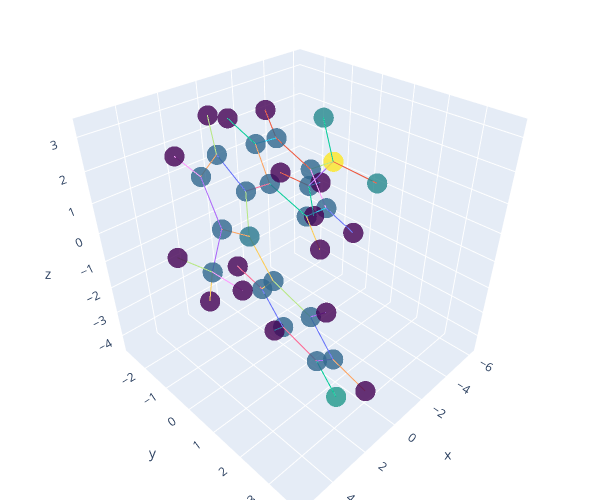

The notebook cell this image was saved under:
### Markdown cell above
### COX Model Testing

### Code cell
dataset = TUDataset(root='/tmp/COX2', name='COX2', use_node_attr=True)

# convert the dataset to tensorized format
tdata = []
for data in dataset:
    g = data
    G = to_networkx(g)
    Z = torch.tensor(g['x'][:,:3])
    H = torch.tensor(g['x'][:,3:])
    Gdata = tensorize(G,Z,H)
    tdata.append(Gdata)
    Gdata['y'] = data['y'][0]

# plot the molecule
fig = plot_molecule(tdata[0])

fig.show()

### Figure 1 — Plotly figure (JSON) as saved in the notebook; plotly's stock layout.template omitted (floating-point values rounded to 4 significant figures)
{"data": [{"marker": {"color": [5, 6, 5, 5, 5, 5, 5, 5, 5, 5, 5, 5, 5, 5, 5, 5, 5, 8, 5, 15, 7, 7, 5, 0, 0, 0, 0, 0, 0, 0, 0, 0, 0, 0, 0, 0, 0, 0, 0], "colorscale": [[0, "#440154"], [0.1111, "#482878"], [0.2222, "#3e4989"], [0.3333, "#31688e"], [0.4444, "#26828e"], [0.5556, "#1f9e89"], [0.6667, "#35b779"], [0.7778, "#6ece58"], [0.8889, "#b5de2b"], [1, "#fde725"]], "opacity": 0.8, "size": 7}, "mode": "markers", "showlegend": false, "type": "scatter3d", "x": [3.355, 2.09, 1.188, 1.903, 3.244, -0.2678, 1.783, -0.9394, -2.328, -3.052, -2.399, -1.01, 2.02, 1.713, 1.174, 0.9322, 1.235, 0.8812, 4.616, -4.817, -5.309, -5.363, -5.024, 1.481, 4.06, -0.3869, -2.829, -2.954, -0.5095, 2.398, 1.884, 0.5159, 1.069, 5.484, 4.737, 4.645, -6.094, -4.587, -4.538], "y": [0.1434, 0.2007, -0.4545, -0.9216, -0.5361, -0.5299, 0.7855, 0.3699, 0.3038, -0.656, -1.557, -1.485, 2.149, 2.715, 1.921, 0.5691, -0.002705, 2.467, 0.6474, -0.7512, 0.5882, -1.439, -1.782, -1.462, -0.7492, 1.133, 1.007, -2.311, -2.189, 2.799, 3.773, -0.03771, -1.07, 0.1418, 1.719, 0.4541, -1.885, -2.761, -1.307], "z": [1.084, 0.4914, 1.343, 2.434, 2.281, 1.168, -0.777, 0.3271, 0.1793, 0.8903, 1.735, 1.877, -1.005, -2.245, -3.249, -3.039, -1.801, -4.437, 0.4621, 0.6911, 0.3825, 1.857, -0.7369, 3.275, 2.964, -0.2194, -0.4829, 2.288, 2.541, -0.2201, -2.424, -3.839, -1.67, 0.8997, 0.6454, -0.6143, -0.9278, -0.5358, -1.592]}, {"mode": "lines", "showlegend": false, "type": "scatter3d", "x": [3.355, 2.09], "y": [0.1434, 0.2007], "z": [1.084, 0.4914]}, {"mode": "lines", "showlegend": false, "type": "scatter3d", "x": [3.355, 3.244], "y": [0.1434, -0.5361], "z": [1.084, 2.281]}, {"mode": "lines", "showlegend": false, "type": "scatter3d", "x": [3.355, 4.616], "y": [0.1434, 0.6474], "z": [1.084, 0.4621]}, {"mode": "lines", "showlegend": false, "type": "scatter3d", "x": [3.355, 2.09], "y": [0.1434, 0.2007], "z": [1.084, 0.4914]}, {"mode": "lines", "showlegend": false, "type": "scatter3d", "x": [2.09, 1.188], "y": [0.2007, -0.4545], "z": [0.4914, 1.343]}, {"mode": "lines", "showlegend": false, "type": "scatter3d", "x": [2.09, 1.783], "y": [0.2007, 0.7855], "z": [0.4914, -0.777]}, {"mode": "lines", "showlegend": false, "type": "scatter3d", "x": [2.09, 1.188], "y": [0.2007, -0.4545], "z": [0.4914, 1.343]}, {"mode": "lines", "showlegend": false, "type": "scatter3d", "x": [1.188, 1.903], "y": [-0.4545, -0.9216], "z": [1.343, 2.434]}, {"mode": "lines", "showlegend": false, "type": "scatter3d", "x": [1.188, -0.2678], "y": [-0.4545, -0.5299], "z": [1.343, 1.168]}, {"mode": "lines", "showlegend": false, "type": "scatter3d", "x": [1.188, 1.903], "y": [-0.4545, -0.9216], "z": [1.343, 2.434]}, {"mode": "lines", "showlegend": false, "type": "scatter3d", "x": [1.903, 3.244], "y": [-0.9216, -0.5361], "z": [2.434, 2.281]}, {"mode": "lines", "showlegend": false, "type": "scatter3d", "x": [1.903, 1.481], "y": [-0.9216, -1.462], "z": [2.434, 3.275]}, {"mode": "lines", "showlegend": false, "type": "scatter3d", "x": [3.355, 3.244], "y": [0.1434, -0.5361], "z": [1.084, 2.281]}, {"mode": "lines", "showlegend": false, "type": "scatter3d", "x": [1.903, 3.244], "y": [-0.9216, -0.5361], "z": [2.434, 2.281]}, {"mode": "lines", "showlegend": false, "type": "scatter3d", "x": [3.244, 4.06], "y": [-0.5361, -0.7492], "z": [2.281, 2.964]}, {"mode": "lines", "showlegend": false, "type": "scatter3d", "x": [1.188, -0.2678], "y": [-0.4545, -0.5299], "z": [1.343, 1.168]}, {"mode": "lines", "showlegend": false, "type": "scatter3d", "x": [-0.2678, -0.9394], "y": [-0.5299, 0.3699], "z": [1.168, 0.3271]}, {"mode": "lines", "showlegend": false, "type": "scatter3d", "x": [-0.2678, -1.01], "y": [-0.5299, -1.485], "z": [1.168, 1.877]}, {"mode": "lines", "showlegend": false, "type": "scatter3d", "x": [2.09, 1.783], "y": [0.2007, 0.7855], "z": [0.4914, -0.777]}, {"mode": "lines", "showlegend": false, "type": "scatter3d", "x": [1.783, 2.02], "y": [0.7855, 2.149], "z": [-0.777, -1.005]}, {"mode": "lines", "showlegend": false, "type": "scatter3d", "x": [1.783, 1.235], "y": [0.7855, -0.002705], "z": [-0.777, -1.801]}, {"mode": "lines", "showlegend": false, "type": "scatter3d", "x": [-0.2678, -0.9394], "y": [-0.5299, 0.3699], "z": [1.168, 0.3271]}, {"mode": "lines", "showlegend": false, "type": "scatter3d", "x": [-0.9394, -2.328], "y": [0.3699, 0.3038], "z": [0.3271, 0.1793]}, {"mode": "lines", "showlegend": false, "type": "scatter3d", "x": [-0.9394, -0.3869], "y": [0.3699, 1.133], "z": [0.3271, -0.2194]}, {"mode": "lines", "showlegend": false, "type": "scatter3d", "x": [-0.9394, -2.328], "y": [0.3699, 0.3038], "z": [0.3271, 0.1793]}, {"mode": "lines", "showlegend": false, "type": "scatter3d", "x": [-2.328, -3.052], "y": [0.3038, -0.656], "z": [0.1793, 0.8903]}, {"mode": "lines", "showlegend": false, "type": "scatter3d", "x": [-2.328, -2.829], "y": [0.3038, 1.007], "z": [0.1793, -0.4829]}, {"mode": "lines", "showlegend": false, "type": "scatter3d", "x": [-2.328, -3.052], "y": [0.3038, -0.656], "z": [0.1793, 0.8903]}, {"mode": "lines", "showlegend": false, "type": "scatter3d", "x": [-3.052, -2.399], "y": [-0.656, -1.557], "z": [0.8903, 1.735]}, {"mode": "lines", "showlegend": false, "type": "scatter3d", "x": [-3.052, -4.817], "y": [-0.656, -0.7512], "z": [0.8903, 0.6911]}, {"mode": "lines", "showlegend": false, "type": "scatter3d", "x": [-3.052, -2.399], "y": [-0.656, -1.557], "z": [0.8903, 1.735]}, {"mode": "lines", "showlegend": false, "type": "scatter3d", "x": [-2.399, -1.01], "y": [-1.557, -1.485], "z": [1.735, 1.877]}, {"mode": "lines", "showlegend": false, "type": "scatter3d", "x": [-2.399, -2.954], "y": [-1.557, -2.311], "z": [1.735, 2.288]}, {"mode": "lines", "showlegend": false, "type": "scatter3d", "x": [-0.2678, -1.01], "y": [-0.5299, -1.485], "z": [1.168, 1.877]}, {"mode": "lines", "showlegend": false, "type": "scatter3d", "x": [-2.399, -1.01], "y": [-1.557, -1.485], "z": [1.735, 1.877]}, {"mode": "lines", "showlegend": false, "type": "scatter3d", "x": [-1.01, -0.5095], "y": [-1.485, -2.189], "z": [1.877, 2.541]}, {"mode": "lines", "showlegend": false, "type": "scatter3d", "x": [1.783, 2.02], "y": [0.7855, 2.149], "z": [-0.777, -1.005]}, {"mode": "lines", "showlegend": false, "type": "scatter3d", "x": [2.02, 1.713], "y": [2.149, 2.715], "z": [-1.005, -2.245]}, {"mode": "lines", "showlegend": false, "type": "scatter3d", "x": [2.02, 2.398], "y": [2.149, 2.799], "z": [-1.005, -0.2201]}, {"mode": "lines", "showlegend": false, "type": "scatter3d", "x": [2.02, 1.713], "y": [2.149, 2.715], "z": [-1.005, -2.245]}, {"mode": "lines", "showlegend": false, "type": "scatter3d", "x": [1.713, 1.174], "y": [2.715, 1.921], "z": [-2.245, -3.249]}, {"mode": "lines", "showlegend": false, "type": "scatter3d", "x": [1.713, 1.884], "y": [2.715, 3.773], "z": [-2.245, -2.424]}, {"mode": "lines", "showlegend": false, "type": "scatter3d", "x": [1.713, 1.174], "y": [2.715, 1.921], "z": [-2.245, -3.249]}, {"mode": "lines", "showlegend": false, "type": "scatter3d", "x": [1.174, 0.9322], "y": [1.921, 0.5691], "z": [-3.249, -3.039]}, {"mode": "lines", "showlegend": false, "type": "scatter3d", "x": [1.174, 0.8812], "y": [1.921, 2.467], "z": [-3.249, -4.437]}, {"mode": "lines", "showlegend": false, "type": "scatter3d", "x": [1.174, 0.9322], "y": [1.921, 0.5691], "z": [-3.249, -3.039]}, {"mode": "lines", "showlegend": false, "type": "scatter3d", "x": [0.9322, 1.235], "y": [0.5691, -0.002705], "z": [-3.039, -1.801]}, {"mode": "lines", "showlegend": false, "type": "scatter3d", "x": [0.9322, 0.5159], "y": [0.5691, -0.03771], "z": [-3.039, -3.839]}, {"mode": "lines", "showlegend": false, "type": "scatter3d", "x": [1.783, 1.235], "y": [0.7855, -0.002705], "z": [-0.777, -1.801]}, {"mode": "lines", "showlegend": false, "type": "scatter3d", "x": [0.9322, 1.235], "y": [0.5691, -0.002705], "z": [-3.039, -1.801]}, {"mode": "lines", "showlegend": false, "type": "scatter3d", "x": [1.235, 1.069], "y": [-0.002705, -1.07], "z": [-1.801, -1.67]}, {"mode": "lines", "showlegend": false, "type": "scatter3d", "x": [1.174, 0.8812], "y": [1.921, 2.467], "z": [-3.249, -4.437]}, {"mode": "lines", "showlegend": false, "type": "scatter3d", "x": [3.355, 4.616], "y": [0.1434, 0.6474], "z": [1.084, 0.4621]}, {"mode": "lines", "showlegend": false, "type": "scatter3d", "x": [4.616, 5.484], "y": [0.6474, 0.1418], "z": [0.4621, 0.8997]}, {"mode": "lines", "showlegend": false, "type": "scatter3d", "x": [4.616, 4.737], "y": [0.6474, 1.719], "z": [0.4621, 0.6454]}, {"mode": "lines", "showlegend": false, "type": "scatter3d", "x": [4.616, 4.645], "y": [0.6474, 0.4541], "z": [0.4621, -0.6143]}, {"mode": "lines", "showlegend": false, "type": "scatter3d", "x": [-3.052, -4.817], "y": [-0.656, -0.7512], "z": [0.8903, 0.6911]}, {"mode": "lines", "showlegend": false, "type": "scatter3d", "x": [-4.817, -5.309], "y": [-0.7512, 0.5882], "z": [0.6911, 0.3825]}, {"mode": "lines", "showlegend": false, "type": "scatter3d", "x": [-4.817, -5.363], "y": [-0.7512, -1.439], "z": [0.6911, 1.857]}, {"mode": "lines", "showlegend": false, "type": "scatter3d", "x": [-4.817, -5.024], "y": [-0.7512, -1.782], "z": [0.6911, -0.7369]}, {"mode": "lines", "showlegend": false, "type": "scatter3d", "x": [-4.817, -5.309], "y": [-0.7512, 0.5882], "z": [0.6911, 0.3825]}, {"mode": "lines", "showlegend": false, "type": "scatter3d", "x": [-4.817, -5.363], "y": [-0.7512, -1.439], "z": [0.6911, 1.857]}, {"mode": "lines", "showlegend": false, "type": "scatter3d", "x": [-4.817, -5.024], "y": [-0.7512, -1.782], "z": [0.6911, -0.7369]}, {"mode": "lines", "showlegend": false, "type": "scatter3d", "x": [-5.024, -6.094], "y": [-1.782, -1.885], "z": [-0.7369, -0.9278]}, {"mode": "lines", "showlegend": false, "type": "scatter3d", "x": [-5.024, -4.587], "y": [-1.782, -2.761], "z": [-0.7369, -0.5358]}, {"mode": "lines", "showlegend": false, "type": "scatter3d", "x": [-5.024, -4.538], "y": [-1.782, -1.307], "z": [-0.7369, -1.592]}, {"mode": "lines", "showlegend": false, "type": "scatter3d", "x": [1.903, 1.481], "y": [-0.9216, -1.462], "z": [2.434, 3.275]}, {"mode": "lines", "showlegend": false, "type": "scatter3d", "x": [3.244, 4.06], "y": [-0.5361, -0.7492], "z": [2.281, 2.964]}, {"mode": "lines", "showlegend": false, "type": "scatter3d", "x": [-0.9394, -0.3869], "y": [0.3699, 1.133], "z": [0.3271, -0.2194]}, {"mode": "lines", "showlegend": false, "type": "scatter3d", "x": [-2.328, -2.829], "y": [0.3038, 1.007], "z": [0.1793, -0.4829]}, {"mode": "lines", "showlegend": false, "type": "scatter3d", "x": [-2.399, -2.954], "y": [-1.557, -2.311], "z": [1.735, 2.288]}, {"mode": "lines", "showlegend": false, "type": "scatter3d", "x": [-1.01, -0.5095], "y": [-1.485, -2.189], "z": [1.877, 2.541]}, {"mode": "lines", "showlegend": false, "type": "scatter3d", "x": [2.02, 2.398], "y": [2.149, 2.799], "z": [-1.005, -0.2201]}, {"mode": "lines", "showlegend": false, "type": "scatter3d", "x": [1.713, 1.884], "y": [2.715, 3.773], "z": [-2.245, -2.424]}, {"mode": "lines", "showlegend": false, "type": "scatter3d", "x": [0.9322, 0.5159], "y": [0.5691, -0.03771], "z": [-3.039, -3.839]}, {"mode": "lines", "showlegend": false, "type": "scatter3d", "x": [1.235, 1.069], "y": [-0.002705, -1.07], "z": [-1.801, -1.67]}, {"mode": "lines", "showlegend": false, "type": "scatter3d", "x": [4.616, 5.484], "y": [0.6474, 0.1418], "z": [0.4621, 0.8997]}, {"mode": "lines", "showlegend": false, "type": "scatter3d", "x": [4.616, 4.737], "y": [0.6474, 1.719], "z": [0.4621, 0.6454]}, {"mode": "lines", "showlegend": false, "type": "scatter3d", "x": [4.616, 4.645], "y": [0.6474, 0.4541], "z": [0.4621, -0.6143]}, {"mode": "lines", "showlegend": false, "type": "scatter3d", "x": [-5.024, -6.094], "y": [-1.782, -1.885], "z": [-0.7369, -0.9278]}, {"mode": "lines", "showlegend": false, "type": "scatter3d", "x": [-5.024, -4.587], "y": [-1.782, -2.761], "z": [-0.7369, -0.5358]}, {"mode": "lines", "showlegend": false, "type": "scatter3d", "x": [-5.024, -4.538], "y": [-1.782, -1.307], "z": [-0.7369, -1.592]}], "layout": {"autosize": false, "height": 500, "margin": {"b": 0, "l": 0, "r": 0, "t": 0}, "scene": {"aspectmode": "cube"}, "width": 600}}
